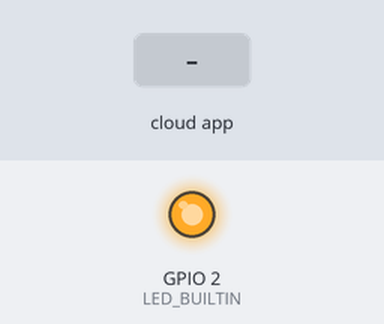
Bench run of a sketch on a simulated ESP8266 (NodeMCU). Shown: output pins drawn as LEDs (lit = HIGH, except the on-board LED, lit = LOW). Inputs (shaded band) come from the test bench. WiFi joins after 1.5 s; servers stay silent unless stated; no MQTT or app messages arrive unless stated; what the sketch prints to the serial monitor is not drawn.

Above: at 2.7 s.
2.8 s: the phone or cloud app sets Control to ON
At 3.1 s:
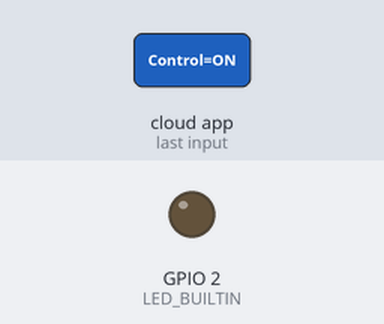
4.3 s: the phone or cloud app sets Control to OFF
At 5.8 s:
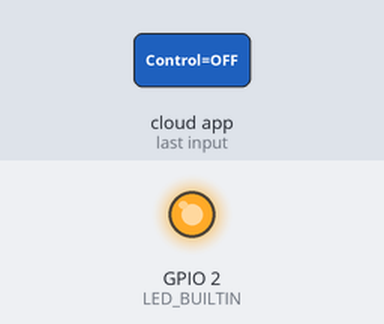
Timing chart, 0 to 7.3 s (numbered marks = the images above; inputs shaded):
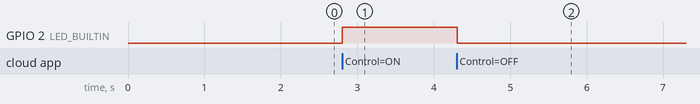

Measured:
- after the input at 2.8 s, GPIO 2 (LED_BUILTIN): LOW → HIGH at once
- after the input at 4.3 s, GPIO 2 (LED_BUILTIN): HIGH → LOW at once

The sketch:

adafruit_io.ino
```cpp
#include <ESP8266WiFi.h>
#include "Adafruit_MQTT.h"
#include "Adafruit_MQTT_Client.h"
/*
#include <DHT.h>

#define DHTPIN D3
#define DHTTYPE DHT11

DHT dht(DHTPIN, DHTTYPE);
float hum;
float temp;
*/
#define WIFI_SSID "12345"
#define WIFI_PASS "Yash#1209"

#define MQTT_SERV "io.adafruit.com"
#define MQTT_PORT 1883
#define MQTT_NAME "Yash_0980"
#define MQTT_PASS "aio_omWU48TG75sW7nd4SbDL27oDCJd3"


//int led = D3;

WiFiClient client;
Adafruit_MQTT_Client mqtt(&client, MQTT_SERV, MQTT_PORT, MQTT_NAME, MQTT_PASS);

Adafruit_MQTT_Subscribe Control = Adafruit_MQTT_Subscribe(&mqtt, MQTT_NAME "/f/Control");
Adafruit_MQTT_Publish State = Adafruit_MQTT_Publish(&mqtt, MQTT_NAME "/f/State");

//Adafruit_MQTT_Publish Temp_State = Adafruit_MQTT_Publish(&mqtt, MQTT_NAME "/f/Temp");
//Adafruit_MQTT_Publish Hum_State = Adafruit_MQTT_Publish(&mqtt, MQTT_NAME "/f/Hum");


void setup()
{
  Serial.begin(9600);
  pinMode(LED_BUILTIN, OUTPUT);


  //Connect to WiFi
  Serial.print("\n\nConnecting Wifi>");
  WiFi.begin(WIFI_SSID, WIFI_PASS);
  //digitalWrite(LED_BUILTIN, LOW);

  while (WiFi.status() != WL_CONNECTED)
  {
    Serial.print(">");
    delay(50);
  }

  Serial.println("OK!");

  //Subscribe to the Control topic
  mqtt.subscribe(&Control);
  //dht.begin();

  //pinMode(led, OUTPUT);
  //digitalWrite(LED_BUILTIN, HIGH);
  //igitalWrite(led, LOW);

}

void loop()
{
  //Connect/Reconnect to MQTT
  MQTT_connect();

  //hum = dht.readHumidity();
  //temp= dht.readTemperature();

  //Read from our subscription queue until we run out, or
  //wait up to 5 seconds for subscription to update
  Adafruit_MQTT_Subscribe * subscription;
  while ((subscription = mqtt.readSubscription(5000)))
  {
    //If we're in here, a subscription updated...
    if (subscription == &Control)
    {
      /*
      Serial.println(hum);
      Serial.println(temp);
      Serial.println();
      Serial.println();

      Temp_State.publish(temp);
      Hum_State.publish(hum);
      */

      //Print the new value to the serial monitor
      Serial.print("Control: ");
      Serial.println((char*) Control.lastread);

      //If the new value is  "ON", turn the light on.
      //Otherwise, turn it off.
      if (!strcmp((char*) Control.lastread, "ON"))
      {
        //active low logic
        digitalWrite(LED_BUILTIN, HIGH);
        State.publish("ON");
      }
      else if (!strcmp((char*) Control.lastread, "OFF"))
      {
        digitalWrite(LED_BUILTIN, LOW);
        State.publish("OFF");

      }
      else
      {
        State.publish("ERROR");
      }
    }
    else
    {
      //State.publish("ERROR");
    }
  }
  //  if (!mqtt.ping())
  //  {
  //    mqtt.disconnect();
  //  }
}


void MQTT_connect()
{

  //  // Stop if already connected
  if (mqtt.connected() && mqtt.ping())
  {
    //    mqtt.disconnect();
    return;
  }

  int8_t ret;

  mqtt.disconnect();

  Serial.print("Connecting to MQTT... ");
  uint8_t retries = 3;
  while ((ret = mqtt.connect()) != 0) // connect will return 0 for connected
  {
    Serial.println(mqtt.connectErrorString(ret));
    Serial.println("Retrying MQTT connection in 5 seconds...");
    mqtt.disconnect();
    delay(5000);  // wait 5 seconds
    retries--;
    if (retries == 0)
    {
      Serial.println("Retrying MQTT NOT connection ");
    }
  }
  Serial.println("MQTT Connected!");
}
```
